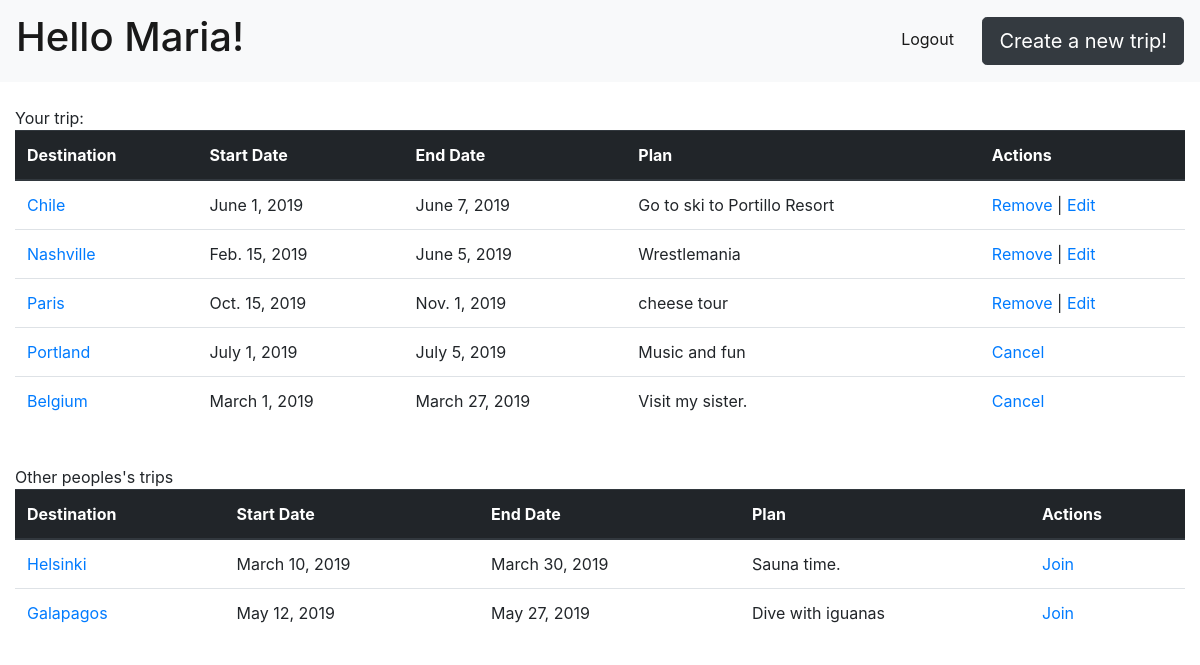
/dashboard (signed in), run on an earlier commit of the app's database.
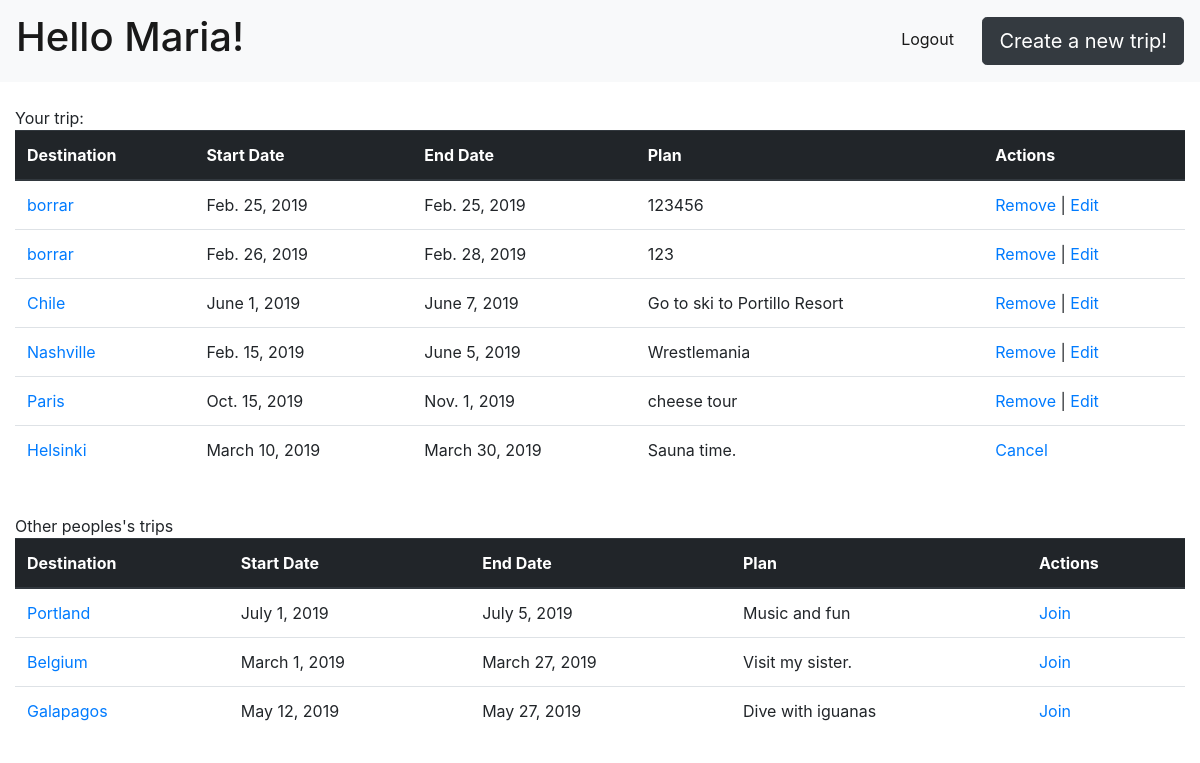
And on a later commit of the database.
### main_app/models.py (models this page shows)
class Trip(models.Model):
    owner = models.ForeignKey(settings.AUTH_USER_MODEL, on_delete=models.CASCADE)
    destination = models.CharField(validators=[MinLengthValidator(3)], null=False, max_length=100)
    start_date = models.DateField(null=False)
    end_date = models.DateField(null=False)
    plan = models.CharField(validators=[MinLengthValidator(3)], null=False, max_length=200)
    created_at = models.DateTimeField(auto_now_add=True)
    updated_at = models.DateTimeField(auto_now=True)

class TripJoined(models.Model):
    user = models.ForeignKey(settings.AUTH_USER_MODEL, on_delete=models.CASCADE)
    trip = models.ForeignKey('Trip', on_delete=models.CASCADE)

### main_app/views.py (the view)
# urls.py: path('dashboard', views.dashboard, name="dashboard"),
@login_required
def dashboard(request):
    username = request.user.first_name
    user_id = request.user.id
    print(username, user_id )
    msg = 'Hello ' + username.title() + '!'
    trips = Trip.objects.filter(owner = request.user).order_by('-created_at')
    trips3 = TripJoined.objects.filter(user = request.user)
    print('joined')
    print(trips3)
    trips3_nojoined = TripJoined.objects.all().exclude(user = request.user)
    print(trips3_nojoined)
    trips2 = Trip.objects.exclude(id__in = trips3.values_list('trip')).exclude(owner = request.user)
    context = {'message': msg, 'trips': trips, 'trips_joined': trips3,'trips_others': trips2}
    return render(request, 'dashboard.html', context)

### main_app/templates/dashboard.html
{% extends 'base.html' %}
{% block content %}
    <br/>Your trip:<br/>
    <table class="table">
        <thead class="thead-dark">
        <tr>
            <th scope="col">Destination</th>
            <th scope="col">Start Date</th>
            <th scope="col">End Date</th>
            <th scope="col">Plan</th>
            <th scope="col">Actions</th>
        </tr>
        </thead>
        <tbody>
        {% for trip in trips %}
            <tr>
            <td> <a href="{% url 'show' trip.id %}">{{ trip.destination }}</a> </td>
            <td> {{ trip.start_date }} </td>
            <td> {{ trip.end_date }} </td>
            <td> {{ trip.plan }} </td>
            <td> <a href="{% url 'remove' trip.id %}">Remove</a> | <a href="{% url 'edit' trip.id %}">Edit</a> </td>
            </tr>
        {% endfor %}
        {% for tripj in trips_joined %}
            <tr>
            <td> <a href="{% url 'show' tripj.trip.id %}">{{ tripj.trip.destination }}</a> </td>
            <td> {{ tripj.trip.start_date }} </td>
            <td> {{ tripj.trip.end_date }} </td>
            <td> {{ tripj.trip.plan }} </td>
            <td> <a href="{% url 'cancel' tripj.id %}">Cancel</a></td>
            </tr>
        {% endfor %}
        </tbody>
    </table>
    <br/>Other peoples's trips<br/>
    <table class="table">
        <thead class="thead-dark">
        <tr>
            <th scope="col">Destination</th>
            <th scope="col">Start Date</th>
            <th scope="col">End Date</th>
            <th scope="col">Plan</th>
            <th scope="col">Actions</th>
        </tr>
        </thead>
        <tbody>
        {% for trip in trips_others %}
            <tr>
            <td> <a href="{% url 'show' trip.id %}">{{ trip.destination }} </a> </td>
            <td> {{ trip.start_date }} </td>
            <td> {{ trip.end_date }} </td>
            <td> {{ trip.plan }} </td>
            <td> <a href="{% url 'join' trip.id %}">Join</a> </td>
            </tr>
        {% endfor %}
        </tbody>
    </table>
{% endblock %}

What changed in the data, as far as the page shows it:
removed TripJoined: trip.destination "Portland", trip.start_date "July 1, 2019", trip.end_date "July 5, 2019", trip.plan "Music and fun"
removed TripJoined: trip.destination "Belgium", trip.start_date "March 1, 2019", trip.end_date "March 27, 2019", trip.plan "Visit my sister."
no longer on this page (row unchanged): Trip: destination "Helsinki", start_date "March 10, 2019", end_date "March 30, 2019", plan "Sauna time."
added Trip: destination "borrar", start_date "Feb. 25, 2019", end_date "Feb. 25, 2019", plan "123456", shown under "Hello Maria!"
added Trip: destination "borrar", start_date "Feb. 26, 2019", end_date "Feb. 28, 2019", plan "123", shown under "Hello Maria!"
added TripJoined: trip.destination "Helsinki", trip.start_date "March 10, 2019", trip.end_date "March 30, 2019", trip.plan "Sauna time."
now on this page (row unchanged): Trip: destination "Portland", start_date "July 1, 2019", end_date "July 5, 2019", plan "Music and fun"
now on this page (row unchanged): Trip: destination "Belgium", start_date "March 1, 2019", end_date "March 27, 2019", plan "Visit my sister."
